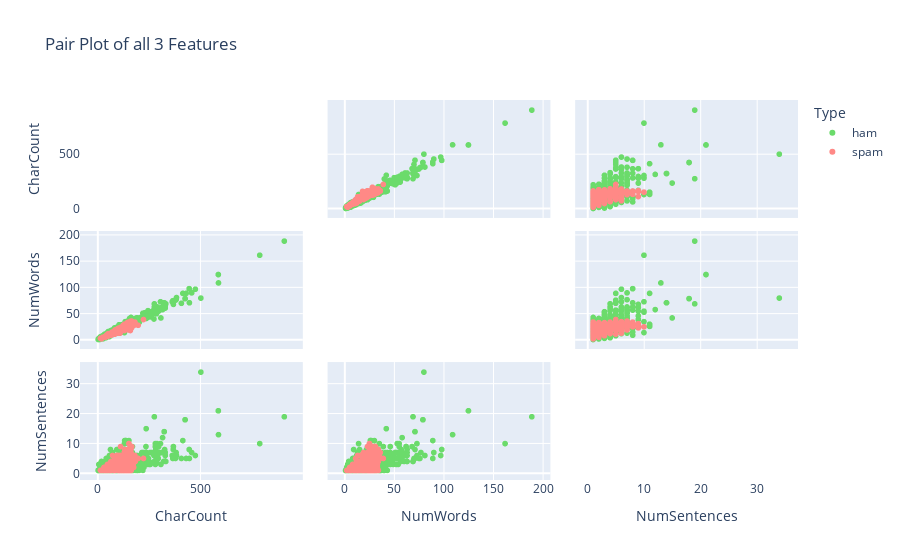

The notebook cell this image was saved under:
### Markdown cell above
### <blockquote> Scatter Plots of *CharCount*, *NumWords*, *NumSentence*

### Code cell
scatter_plot = px.scatter_matrix(df,
                                 dimensions=["CharCount", "NumWords", "NumSentences"],
                                 color = "Type",
                                 template = 'plotly',
                                 color_discrete_map = {'ham': '#6BDB6B', 'spam': '#FF8986'},
                                 title = "Pair Plot of all 3 Features",
                                 )
scatter_plot.update_traces(diagonal_visible=False)
scatter_plot.show()

### Figure 1 — Plotly figure (JSON) as saved in the notebook; plotly's stock layout.template omitted (floating-point values rounded to 4 significant figures; data arrays with more than 128 entries replaced by an {"elided": "..."} marker saying what was removed)
{"data": [{"dimensions": [{"axis": {"matches": true}, "label": "CharCount", "values": {"elided": "4827 int values"}}, {"axis": {"matches": true}, "label": "NumWords", "values": {"elided": "4827 int values"}}, {"axis": {"matches": true}, "label": "NumSentences", "values": {"elided": "4827 int values"}}], "hovertemplate": "Type=ham<br>%{xaxis.title.text}=%{x}<br>%{yaxis.title.text}=%{y}<extra></extra>", "legendgroup": "ham", "marker": {"color": "#6BDB6B", "symbol": "circle"}, "name": "ham", "showlegend": true, "type": "splom", "diagonal": {"visible": false}}, {"dimensions": [{"axis": {"matches": true}, "label": "CharCount", "values": {"elided": "747 int values"}}, {"axis": {"matches": true}, "label": "NumWords", "values": {"elided": "747 int values"}}, {"axis": {"matches": true}, "label": "NumSentences", "values": {"elided": "747 int values"}}], "hovertemplate": "Type=spam<br>%{xaxis.title.text}=%{x}<br>%{yaxis.title.text}=%{y}<extra></extra>", "legendgroup": "spam", "marker": {"color": "#FF8986", "symbol": "circle"}, "name": "spam", "showlegend": true, "type": "splom", "diagonal": {"visible": false}}], "layout": {"legend": {"title": {"text": "Type"}, "tracegroupgap": 0}, "title": {"text": "Pair Plot of all 3 Features"}, "dragmode": "select"}}
